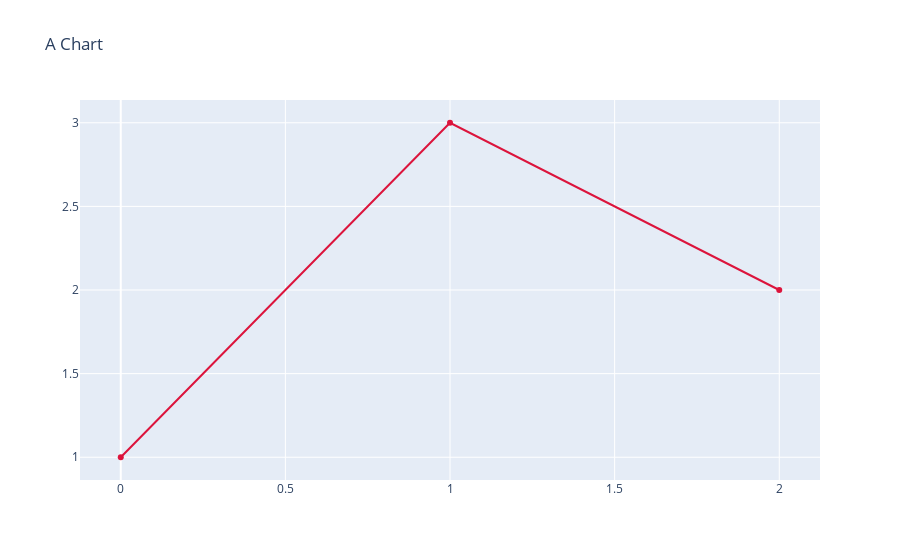

The cell this chart's notebook holds for it:
### Code cell
import plotly.graph_objects as go
fig = go.Figure(
    data=[go.Scatter(y=[1, 3, 2], line=dict(color="crimson"))],
    layout=dict(title=dict(text="A Chart"))
)
fig.show()

### Figure 1 — Plotly figure (JSON) as saved in the notebook; plotly's stock layout.template omitted (floating-point values rounded to 4 significant figures)
{"data": [{"line": {"color": "crimson"}, "type": "scatter", "y": [1, 3, 2]}], "layout": {"title": {"text": "A Chart"}}}
